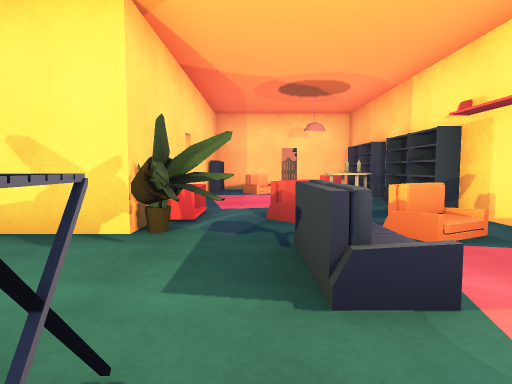
View 1 (above)

16 first-person views from a walk through a Unity game level. The camera is 1.3 m above the floor, tilts 4° down and sees 75° across. Doors are open. The floor is counted in squares, 2 m on a side. Each view is taken from the middle of a square. On the plan, view 1 faces up. The plan holds only what a view shows up to about 10 squares ahead; the rest is blank. The place goes on beyond the plan. Some surface patterns are stand-ins.

View 2
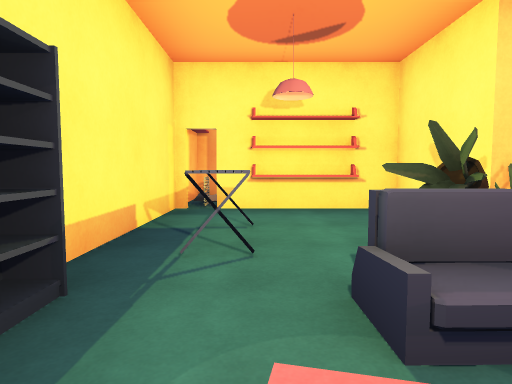

View 3
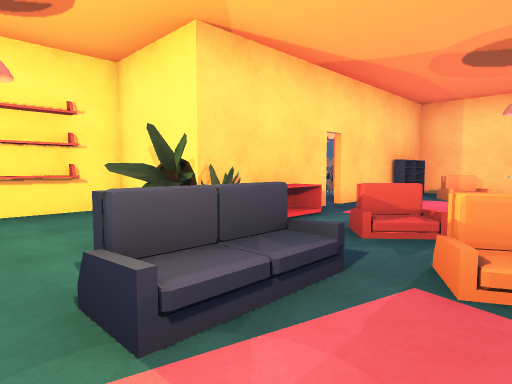

View 4
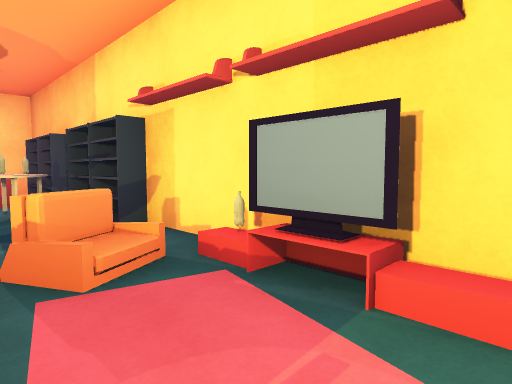

View 5
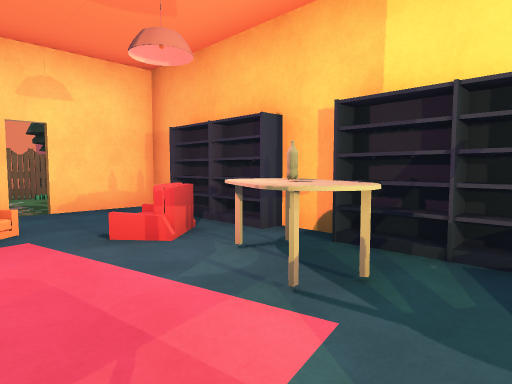

View 6
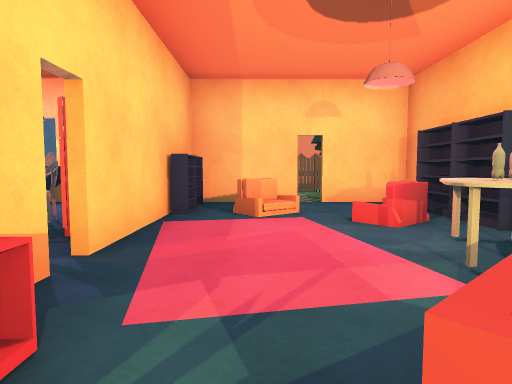

View 7
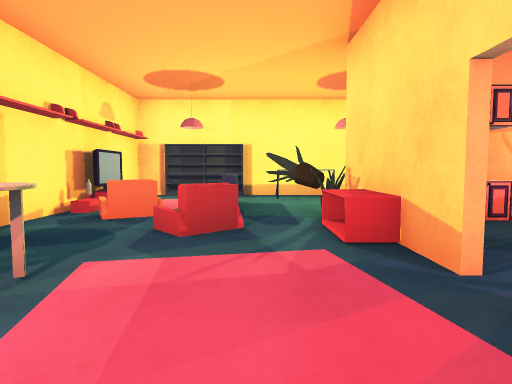

View 8
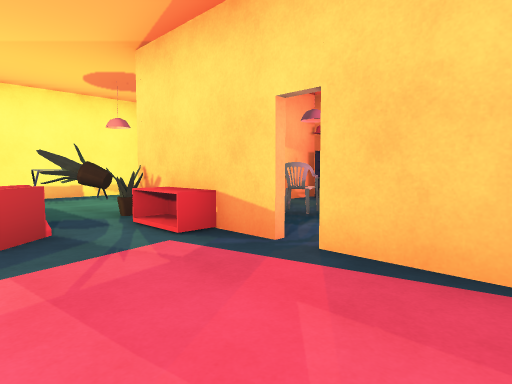

View 9
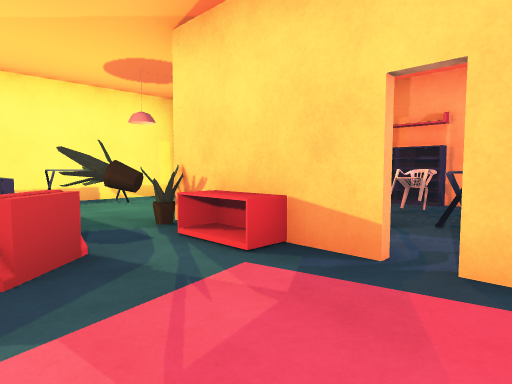

View 10
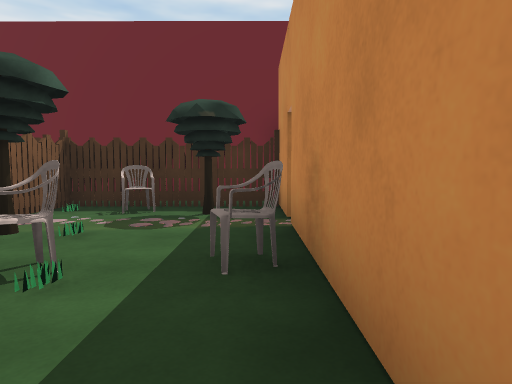

View 11
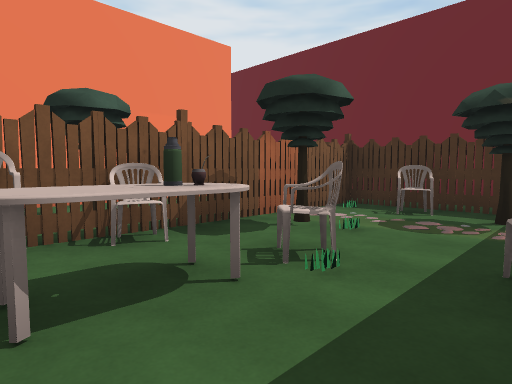

View 12
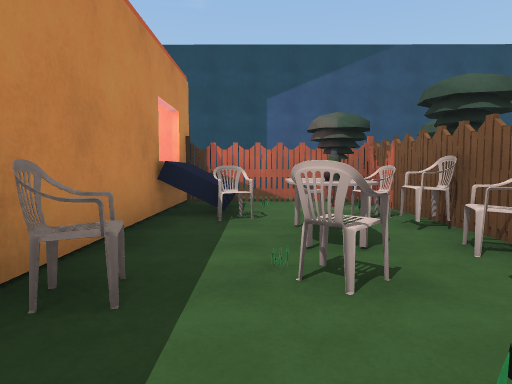

View 13
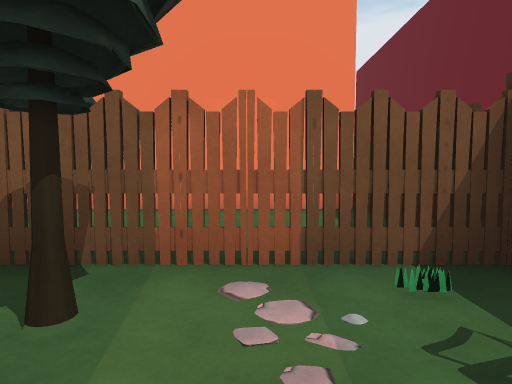

View 14
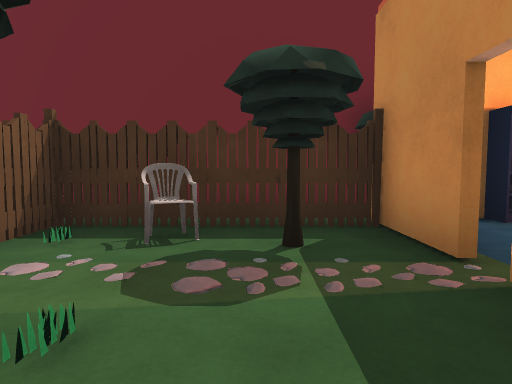

View 15
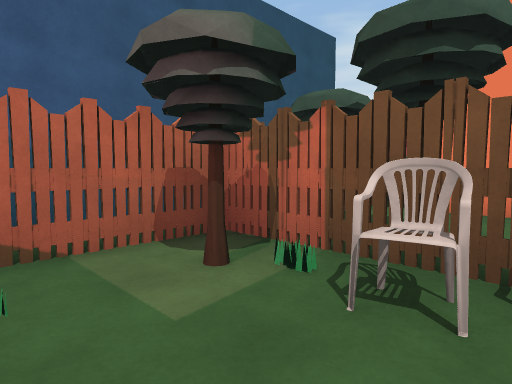

View 16
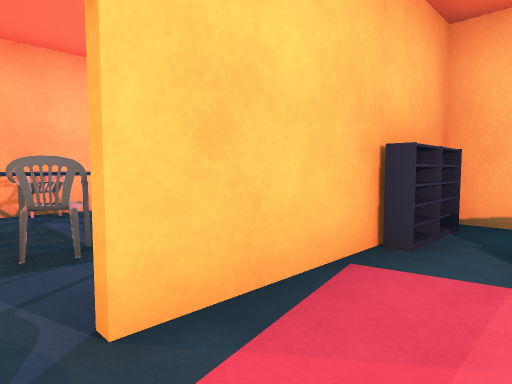

### Floor plan
Points are (right, up) in squares from view 1. A wall is a line through its corners. A room is listed if a view was taken in it or the views show most of it. See-through windows are left out.
Room 1 (views 1, 2, 3, 4, 5, 6, 7, 8, 9, 16)
walls: (-1.3, 6) (-1.3, 3.3) (-3.4, 3.3) (-3.4, 2.4); (2.9, 3.4) (2.9, 4.9); (2.9, 6.7) (2.9, 7.5); (-1.3, 8.5) (-1.3, 6.4); (2.9, -0.3) (2.9, 1.5); (-3.5, -0.3) (0.2, -0.3); (2.9, 9.2) (2.9, 10.5); (0.9, 10.5) (-0.5, 10.5); (-5.5, 0.1) (-5.5, -0.3) (-4.4, -0.3); (2.5, 10.5) (1.3, 10.5)
ways out: open door at (1, 10.5) to room 2; open door at (-3, 0); open door at (-1, 6)
objects: other object (-4, 0); other object (-3, 1) to (-3, 2); table (-1, 1); plant (-1, 3); other object (-1, 5); plant (0, 2); chair (0, 9); other object (1, 0) to (2, 0); chair (1, 2); chair (1, 5); chair (2, 3); table (2, 6) to (2, 7); chair (2, 8); TV (3, 2); other object (3, 3); other object (3, 6); other object (3, 8)
Room 2 (views 10, 11, 12, 13, 14, 15)
walls: (-0.6, 10.6) (0.9, 10.6); (1.3, 10.6) (2.5, 10.6); (-5.5, 7.9) (-5.5, 5.1); (4.1, 10.2) (4.1, 15); (2.4, 17.5) (-4.5, 17.5); (-5.6, 3.4) (-3.1, 3.4)
ways out: open door at (1, 10.5) to room 1
objects: fence (-6, 11); fence (-6, 12); fence (-6, 13); other object (-6, 14); other object (-5, 4) to (-5, 5); chair (-5, 7); other object (-5, 9) to (-4, 10); other object (-5, 11) to (-4, 12); tree (-5, 13); fence (-5, 14); tree (-5, 16); chair (-4, 5); table (-4, 7); chair (-4, 12); chair (-4, 13); fence (-4, 14); tree (-4, 15); other object (-3, 4) to (-2, 5); chair (-3, 5); chair (-3, 6) to (-3, 7); chair (-3, 8); table (-3, 13) to (-2, 13); fence (-3, 14); fridge (-2, 7); fence (-2, 14); other object (-1, 9); chair (-1, 11); chair (-1, 13); fence (-1, 14); tree (-1, 16); tree (0, 13); fence (0, 14); fence (1, 14); tree (2, 12); chair (2, 13); fence (2, 14); fence (3, 11); fence (3, 12); fence (3, 13); fence (3, 14); other object (3, 15); other object (3, 16)

Where each view was taken, in squares from view 1:
view 1: 0 up, 0 right, facing up
view 2: 1 up, 2 right, facing left
view 3: 1 up, 2 right, facing up-left
view 4: 1 up, 1 right, facing up-right
view 5: 5 up, 0 right, facing up-right
view 6: 4 up, 0 right, facing up
view 7: 8 up, 0 right, facing down
view 8: 8 up, 1 right, facing down-left
view 9: 7 up, 1 right, facing down-left
view 10: 11 up, 3 left, facing right
view 11: 11 up, 3 left, facing up-right
view 12: 12 up, 1 right, facing left
view 13: 12 up, 1 right, facing up
view 14: 12 up, 1 left, facing right
view 15: 12 up, 3 left, facing up-left
view 16: 6 up, 0 right, facing up-left
